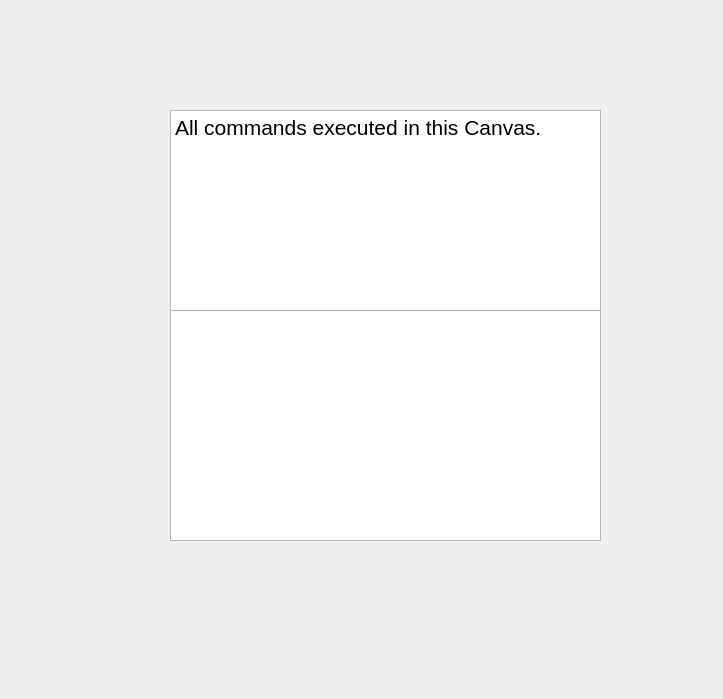
<?xml version="1.0" encoding="UTF-8"?>
<ui version="4.0">
 <class>CanvasCommand</class>
 <widget class="QWidget" name="CanvasCommand">
  <property name="geometry">
   <rect>
    <x>0</x>
    <y>0</y>
    <width>723</width>
    <height>699</height>
   </rect>
  </property>
  <property name="windowTitle">
   <string>Form</string>
  </property>
  <property name="autoFillBackground">
   <bool>true</bool>
  </property>
  <property name="styleSheet">
   <string notr="true"/>
  </property>
  <widget class="QTextBrowser" name="textBrowser_2">
   <property name="geometry">
    <rect>
     <x>170</x>
     <y>110</y>
     <width>431</width>
     <height>231</height>
    </rect>
   </property>
   <property name="font">
    <font>
     <pointsize>14</pointsize>
    </font>
   </property>
   <property name="frameShape">
    <enum>QFrame::StyledPanel</enum>
   </property>
   <property name="html">
    <string>&lt;!DOCTYPE HTML PUBLIC &quot;-//W3C//DTD HTML 4.0//EN&quot; &quot;http://www.w3.org/TR/REC-html40/strict.dtd&quot;&gt;
&lt;html&gt;&lt;head&gt;&lt;meta name=&quot;qrichtext&quot; content=&quot;1&quot; /&gt;&lt;style type=&quot;text/css&quot;&gt;
p, li { white-space: pre-wrap; }
&lt;/style&gt;&lt;/head&gt;&lt;body style=&quot; font-family:'SimSun'; font-size:14pt; font-weight:400; font-style:normal;&quot;&gt;
&lt;p style=&quot; margin-top:0px; margin-bottom:0px; margin-left:0px; margin-right:0px; -qt-block-indent:0; text-indent:0px;&quot;&gt;&lt;span style=&quot; font-size:16pt;&quot;&gt;All commands executed in this Canvas.&lt;/span&gt;&lt;/p&gt;&lt;/body&gt;&lt;/html&gt;</string>
   </property>
  </widget>
  <widget class="QTextBrowser" name="textBrowser">
   <property name="geometry">
    <rect>
     <x>170</x>
     <y>310</y>
     <width>431</width>
     <height>231</height>
    </rect>
   </property>
   <property name="font">
    <font>
     <pointsize>14</pointsize>
    </font>
   </property>
   <property name="frameShape">
    <enum>QFrame::StyledPanel</enum>
   </property>
   <property name="html">
    <string>&lt;!DOCTYPE HTML PUBLIC &quot;-//W3C//DTD HTML 4.0//EN&quot; &quot;http://www.w3.org/TR/REC-html40/strict.dtd&quot;&gt;
&lt;html&gt;&lt;head&gt;&lt;meta name=&quot;qrichtext&quot; content=&quot;1&quot; /&gt;&lt;style type=&quot;text/css&quot;&gt;
p, li { white-space: pre-wrap; }
&lt;/style&gt;&lt;/head&gt;&lt;body style=&quot; font-family:'SimSun'; font-size:14pt; font-weight:400; font-style:normal;&quot;&gt;
&lt;p style=&quot;-qt-paragraph-type:empty; margin-top:0px; margin-bottom:0px; margin-left:0px; margin-right:0px; -qt-block-indent:0; text-indent:0px;&quot;&gt;&lt;br /&gt;&lt;/p&gt;&lt;/body&gt;&lt;/html&gt;</string>
   </property>
  </widget>
 </widget>
 <resources/>
 <connections/>
</ui>
